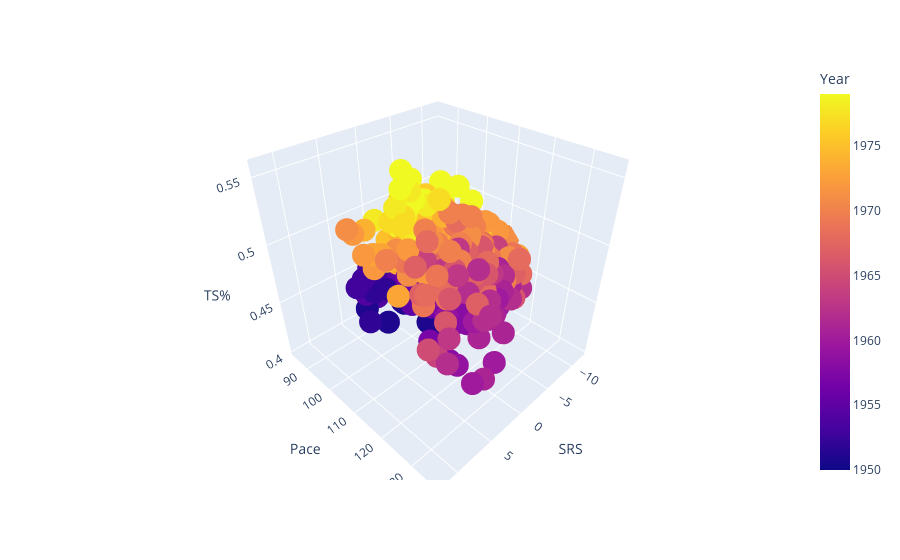

Notebook code cell kept with this figure:
### Code cell
df.loc[:,['Team','Year','ORtg','TS%','NRtg','SRS','W']].sort_values('ORtg',ascending=False)
# df.loc[:,['Team','Year','ORtg','TS%','NRtg','SRS','W']].sort_values('ORtg',ascending=False)

px.scatter_3d(df.loc[df.Year < 1980,:],'SRS','Pace','TS%',color='Year',hover_data=['Team','Year','SRS','TS%'])

### Figure 1 — Plotly figure (JSON) as saved in the notebook; plotly's stock layout.template omitted (floating-point values rounded to 4 significant figures; data arrays with more than 128 entries replaced by an {"elided": "..."} marker saying what was removed)
{"data": [{"customdata": {"elided": "409x2 mixed values"}, "hovertemplate": "SRS=%{x}<br>Pace=%{y}<br>TS%=%{z}<br>Team=%{customdata[0]}<br>Year=%{marker.color}<extra></extra>", "legendgroup": "", "marker": {"color": {"elided": "409 float values"}, "coloraxis": "coloraxis", "symbol": "circle"}, "mode": "markers", "name": "", "scene": "scene", "showlegend": false, "x": {"elided": "409 float values"}, "y": {"elided": "409 float values"}, "z": {"elided": "409 float values"}, "type": "scatter3d"}], "layout": {"scene": {"domain": {"x": [0.0, 1.0], "y": [0.0, 1.0]}, "xaxis": {"title": {"text": "SRS"}}, "yaxis": {"title": {"text": "Pace"}}, "zaxis": {"title": {"text": "TS%"}}}, "coloraxis": {"colorbar": {"title": {"text": "Year"}}, "colorscale": [[0.0, "#0d0887"], [0.1111, "#46039f"], [0.2222, "#7201a8"], [0.3333, "#9c179e"], [0.4444, "#bd3786"], [0.5556, "#d8576b"], [0.6667, "#ed7953"], [0.7778, "#fb9f3a"], [0.8889, "#fdca26"], [1.0, "#f0f921"]]}, "legend": {"tracegroupgap": 0}, "margin": {"t": 60}}}
